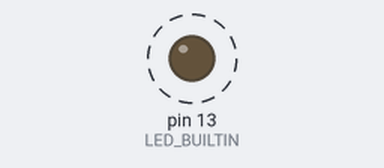
A sketch run on a simulated Arduino Uno, built with avr-gcc and run on an emulated ATmega328P. On the bench: output pins drawn as LEDs (lit = HIGH). Dashed ring = blinking.

Above: at 1.0 s.
Timing chart, 0 to 4.7 s (numbered marks = the images above):
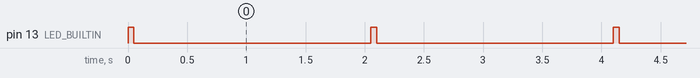

Measured:
- by itself, pin 13 (LED_BUILTIN): alternates HIGH for 0.05 s and LOW for 2.0 s

The sketch:

TestBoard.ino
```cpp
#include <Arduino.h>

int ON_TIME = 50;
int OFF_TIME = 2000;

void setup() {
  pinMode(LED_BUILTIN, OUTPUT);
}

void loop() {
  digitalWrite(LED_BUILTIN, HIGH);
  delay(ON_TIME);
  digitalWrite(LED_BUILTIN, LOW);
  delay(OFF_TIME);
}
```
